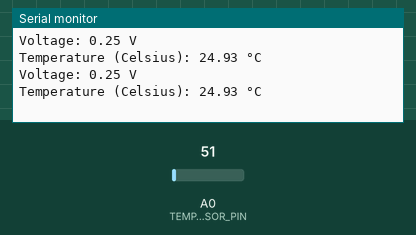
The sketch below on a simulated Arduino Uno, built with avr-gcc and run on an emulated ATmega328P. On the bench: the last lines printed to the serial monitor. The inputs (shaded band) are chosen by the test bench; at power-on: A0 (TEMPERATURE_SENSOR_PIN) = 51.

Above: at 1.8 s.
1.9 s: A0 (TEMPERATURE_SENSOR_PIN) set to 61
At 2.6 s:
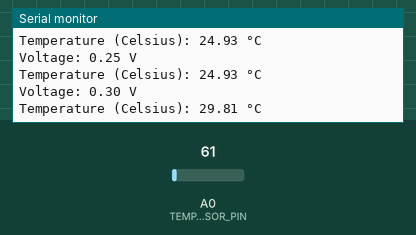
3.4 s: A0 (TEMPERATURE_SENSOR_PIN) set to 71
At 4.8 s:
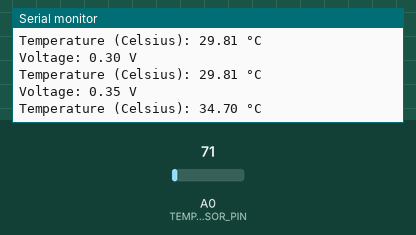
Timing chart, 0 to 6.4 s (numbered marks = the images above; inputs shaded):
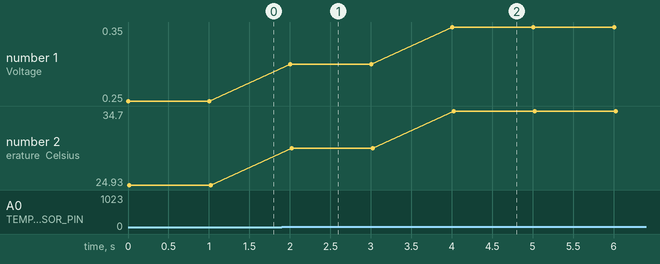

The sketch:

EX-12_LM35_.ino
```cpp
// Include necessary libraries
#include <Arduino.h>  // The Arduino core library

// Define pin constants
const int TEMPERATURE_SENSOR_PIN = A0;  // Analog input pin for the LM35 sensor

void setup() {
  // Initialize serial communication
  Serial.begin(9600);
}

void loop() {
  // Read the analog voltage from the LM35 sensor
  int sensorValue = analogRead(TEMPERATURE_SENSOR_PIN);

  // Convert the sensor value to temperature in degrees Celsius
  float voltage = (sensorValue / 1023.0) * 5.0;  // Use 5V reference
  float temperatureCelsius = (voltage) * 100.0;  // LM35 output is 10 mV per degree Celsius

  // Print the temperature to the serial monitor
  Serial.print("Voltage: ");
  Serial.print(voltage, 2); // Print voltage with 2 decimal places
  Serial.println(" V");

  Serial.print("Temperature (Celsius): ");
  Serial.print(temperatureCelsius, 2); // Print temperature with 2 decimal places
  Serial.println(" °C");

  // Add a delay if needed
  delay(1000);  // 1000 milliseconds (1 second)
}
```

Measured:
- after the input at 1.9 s, the serial monitor: prints a new line after 0.10 s (image 1)
- after the input at 3.4 s, the serial monitor: prints a new line after 0.61 s (image 2)
- plotted number 1: 0.25 → 0.3 after the input at 1.9 s, 0.3 → 0.35 after the input at 3.4 s
- plotted number 2: 24.93 → 29.81 after the input at 1.9 s, 29.81 → 34.7 after the input at 3.4 s
